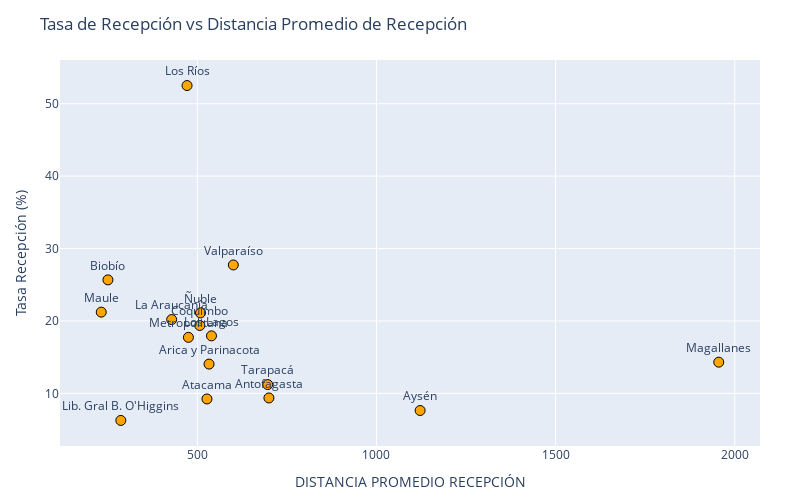

The notebook cell this image was saved under:
### Code cell
# O también, una variante:
plots.plotly_tasa_vs_distancia(
    df_resultado,
    col_x='DISTANCIA_PROMEDIO_RECEPCIÓN',
    col_y='Tasa Recepción (%)',
    titulo='Tasa de Recepción vs Distancia Promedio de Recepción',
    color='orange'
)

### Figure 1 — Plotly figure (JSON) as saved in the notebook; plotly's stock layout.template omitted (floating-point values rounded to 4 significant figures)
{"data": [{"hovertemplate": "DISTANCIA PROMEDIO RECEPCIÓN=%{x}<br>Tasa Recepción (%)=%{y}<br>Región=%{text}<extra></extra>", "legendgroup": "", "marker": {"color": "orange", "line": {"color": "black", "width": 1}, "size": 10, "symbol": "circle"}, "mode": "markers+text", "name": "", "orientation": "v", "showlegend": false, "text": ["Antofagasta", "Arica y Parinacota", "Atacama", "Aysén", "Biobío", "Coquimbo", "La Araucanía", "Lib. Gral B. O'Higgins", "Los Lagos", "Los Ríos", "Magallanes", "Maule", "Metropolitana", "Tarapacá", "Valparaíso", "Ñuble"], "textposition": "top center", "type": "scatter", "x": [699.7, 532.6, 526.8, 1122.0, 250.3, 506.7, 428.2, 286.3, 539.4, 471.1, 1955.0, 231.7, 475.0, 696.4, 600.4, 508.7], "xaxis": "x", "y": [9.373, 14.05, 9.236, 7.639, 25.68, 19.38, 20.2, 6.268, 17.95, 52.51, 14.31, 21.22, 17.74, 11.22, 27.74, 21.12], "yaxis": "y"}], "layout": {"height": 500, "legend": {"tracegroupgap": 0}, "margin": {"b": 40, "l": 60, "r": 40, "t": 60}, "title": {"text": "Tasa de Recepción vs Distancia Promedio de Recepción"}, "width": 800, "xaxis": {"anchor": "y", "domain": [0, 1], "title": {"text": "DISTANCIA PROMEDIO RECEPCIÓN"}}, "yaxis": {"anchor": "x", "domain": [0, 1], "title": {"text": "Tasa Recepción (%)"}}}}
